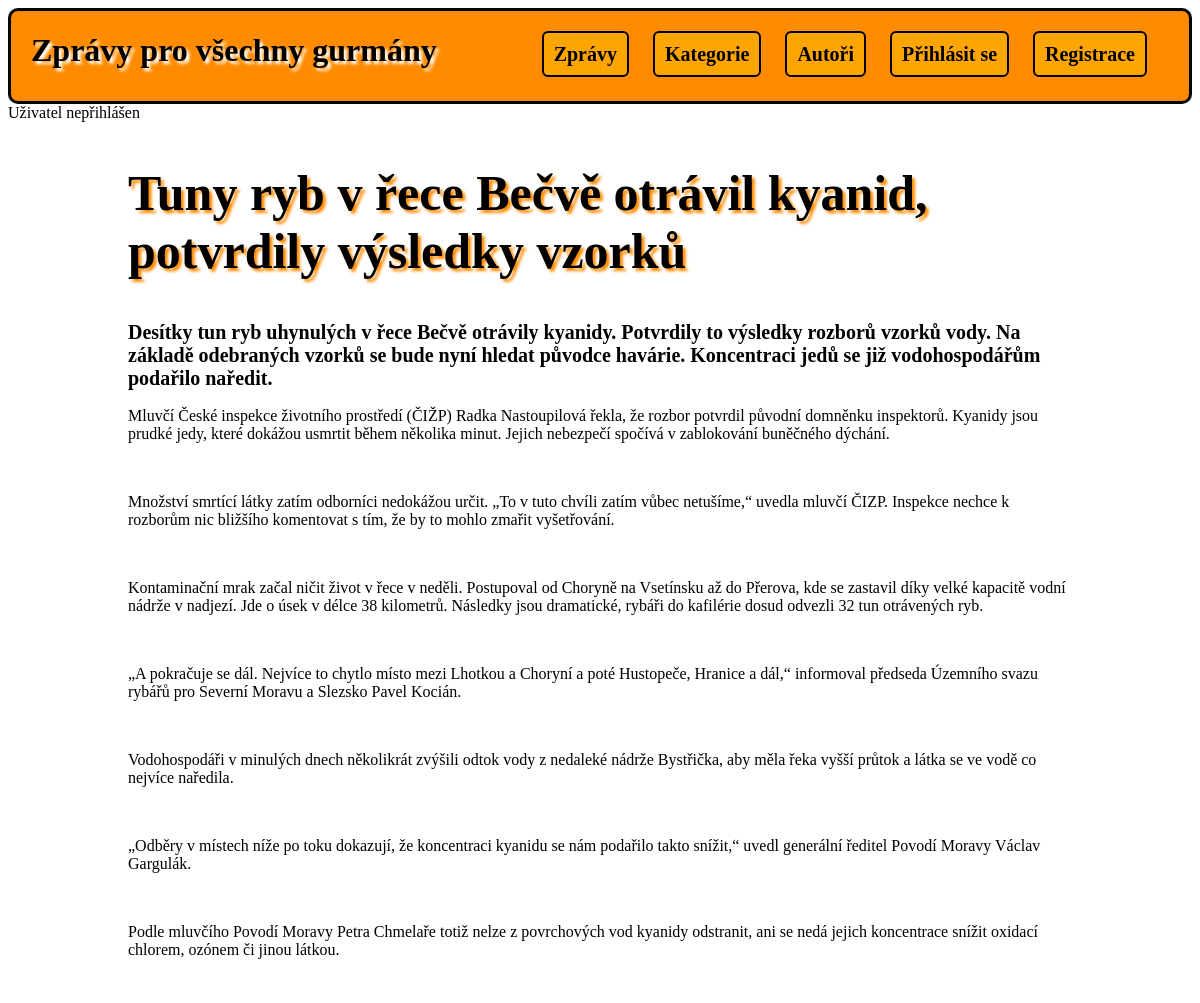
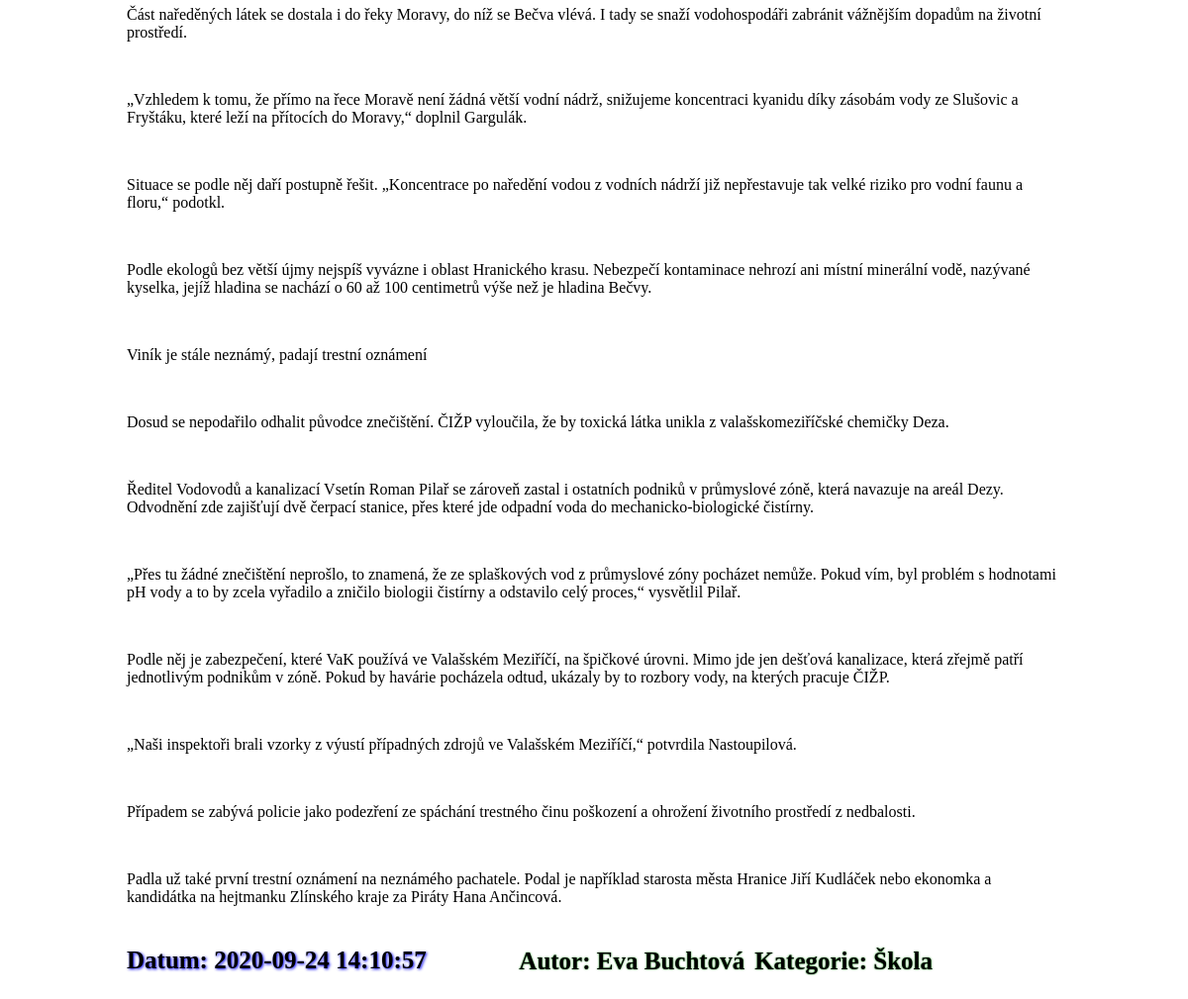
The page /Zprávy/Article.php?id=8 on the database its author committed (2 pictures, top to bottom).
### tables this page shows
CREATE TABLE `article` (
  `ID` int(7) NOT NULL,
  `title` varchar(300) NOT NULL,
  `perex` text NOT NULL,
  `article` text NOT NULL,
  `id_kategorie` int(11) NOT NULL,
  `id_autor` int(11) NOT NULL,
  `datum` timestamp NOT NULL DEFAULT current_timestamp(),
  `delete_add` datetime DEFAULT NULL
);

CREATE TABLE `kategorie` (
  `ID` int(11) NOT NULL,
  `Kategorie` varchar(60) NOT NULL
);

CREATE TABLE `autor` (
  `ID` int(11) NOT NULL,
  `name` varchar(100) NOT NULL,
  `email` varchar(255) NOT NULL,
  `password` varchar(255) NOT NULL
);

### Zprávy/Article.php (the view, shortened to what this page needs)
<?php
$conn = new PDO('mysql:host=localhost;dbname=zpravy', 'root', '', [
    PDO::ATTR_ERRMODE => PDO::ERRMODE_EXCEPTION
]);
$conn->query('SET NAMES utf8');
$dotaz = "SELECT *,au.ID as id_autor, k.ID as id_kategorie,a.ID as id_article  FROM article a inner join autor au on a.id_autor = au.ID inner join kategorie k on a.id_kategorie = k.ID  WHERE a.ID = :id;";
$stmt = $conn->prepare($dotaz);
$result = $stmt->execute([
    ':id' => $_GET['id']]);
$detail = $stmt->fetch();
?>
<!doctype html>
<html lang="en">
<head>
    <link rel="stylesheet" href="style.css" >
</head>
<body>
<header>
    <div>
        <h1>Zprávy pro všechny gurmány</h1>
        <div>
            <a href="index.php">Zprávy</a>
            <a href="Kategorie.php">Kategorie</a>
            <a href="Autori.php">Autoři</a>
            <a href="login.php">Přihlásit se</a>
            <a href="register.php">Registrace</a>
        </div>
    </div>
</header>
<?php if (isset($_SESSION['user'])): ?>
    Uživatel
    <br>
    <?= $_SESSION['user']['name'] ?>
    <br>
    <a href="logout.php">Odhlásit</a>
<?php else: ?>
    Uživatel nepřihlášen
<?php endif; ?>
<nav>
    <h1><?= $detail['title']; ?></h1>
    <h2>
        <?= $detail['perex']; ?>
    </h2>
    <?= $detail['article']; ?>
    <h3>Datum: <?= $detail['datum']; ?></h3>
    <nav>
        <a href="vypis.php?id_kategorie=<?= $detail['id_kategorie']?>">Kategorie: <?= $detail['Kategorie']; ?></a>
        <a href="vypis.php?id_autor=<?= $detail['id_autor']?>">Autor: <?= $detail['name']; ?> </a>
    </nav>
</nav>
</body>
</html>

### Zprávy/style.css (style rules this page uses)
header { background-color: darkorange; border-radius: 10px; border: black solid 3px; height: 90px; }
header div h1 { float:left; padding-left: 20px; text-shadow: 3px 3px 3px white }
header div div { float: right; margin: 32px; }
header div div a { border: solid black 2px; padding: 10px; margin: 10px; text-decoration: none; color:black; font-weight: bold; font-size: 20px; border-radius: 6px; background-color: orange; }
nav { padding-left: 120px; padding-right: 120px; }
nav h1 { font-size: 50px; text-shadow: 3px 3px 3px darkorange; }
nav h3 { float: Left; font-size: 25px; text-shadow: 1px 1px 3px blue }
nav nav { margin-top: 42px; }
nav h2 { font-weight: bold; font-size: 20px; }
nav nav a { color: black; text-decoration: none; float: right; margin-right: 10px; text-shadow: 0px 0px 2px green; font-weight: bold; font-size: 25px; }
nav a { color: black; text-decoration: none; text-shadow: 0px 0px 2px darkorange; font-weight: bold; font-size: 25px; text-align:center; display:block; }

### rows shown on the page
article: title "Tuny ryb v řece Bečvě otrávil kyanid, potvrdily výsledky vzorků", perex "Desítky tun ryb uhynulých v řece Bečvě otrávily kyanidy. Potvrdily to výsledky rozborů vzorků vody. Na základě odebraných vzorků se bude nyní hledat původce havárie. Koncentraci jedů se již vodohospodářům podařilo naředit.", article "Mluvčí České inspekce životního prostředí (ČIŽP) Radka Nastoupilová řekla, že rozbor potvrdil původní domněnku inspektorů. Kyanidy jsou prudké jedy, které dokážou usmrtit během několika minut. Jejich nebezpečí spočívá v zablokování buněčného dýchání. Množství smrtící látky zatím odborníci nedokážou určit. „To v tuto chvíli zatím vůbec netušíme,“ uvedla mluvčí ČIZP. Inspekce nechce k rozborům nic bližšího komentovat s tím, že by to mohlo zmařit vyšetřování. Kontaminační mrak začal ničit život v řece v neděli. Postupoval od Choryně na Vsetínsku až do Přerova, kde se zastavil díky velké kapacitě vodní nádrže v nadjezí. Jde o úsek v délce 38 kilometrů. Následky jsou dramatické, rybáři do…", datum "2020-09-24 14:10:57", id_kategorie.Kategorie "Škola", id_autor.name "Eva Buchtová"
